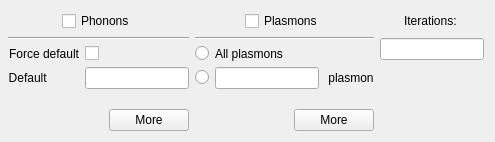
<?xml version="1.0" encoding="UTF-8"?>
<ui version="4.0">
 <class>InelasticFrame</class>
 <widget class="QWidget" name="InelasticFrame">
  <property name="geometry">
   <rect>
    <x>0</x>
    <y>0</y>
    <width>495</width>
    <height>142</height>
   </rect>
  </property>
  <property name="sizePolicy">
   <sizepolicy hsizetype="Ignored" vsizetype="Preferred">
    <horstretch>0</horstretch>
    <verstretch>0</verstretch>
   </sizepolicy>
  </property>
  <property name="minimumSize">
   <size>
    <width>0</width>
    <height>0</height>
   </size>
  </property>
  <property name="windowTitle">
   <string>Form</string>
  </property>
  <layout class="QGridLayout" name="gridLayout" rowstretch="0,0,0,0,1,0" columnstretch="0,0,0,0,0">
   <property name="leftMargin">
    <number>8</number>
   </property>
   <item row="3" column="2">
    <widget class="QRadioButton" name="rdioPlasmonSingle">
     <property name="sizePolicy">
      <sizepolicy hsizetype="Minimum" vsizetype="Fixed">
       <horstretch>0</horstretch>
       <verstretch>0</verstretch>
      </sizepolicy>
     </property>
     <property name="layoutDirection">
      <enum>Qt::RightToLeft</enum>
     </property>
     <property name="text">
      <string/>
     </property>
    </widget>
   </item>
   <item row="2" column="3">
    <widget class="QLabel" name="label_5">
     <property name="sizePolicy">
      <sizepolicy hsizetype="Fixed" vsizetype="Preferred">
       <horstretch>0</horstretch>
       <verstretch>0</verstretch>
      </sizepolicy>
     </property>
     <property name="text">
      <string>All plasmons</string>
     </property>
     <property name="alignment">
      <set>Qt::AlignLeading|Qt::AlignLeft|Qt::AlignVCenter</set>
     </property>
    </widget>
   </item>
   <item row="2" column="0">
    <widget class="QLabel" name="label_8">
     <property name="sizePolicy">
      <sizepolicy hsizetype="Fixed" vsizetype="Preferred">
       <horstretch>0</horstretch>
       <verstretch>0</verstretch>
      </sizepolicy>
     </property>
     <property name="text">
      <string>Force default</string>
     </property>
     <property name="alignment">
      <set>Qt::AlignRight|Qt::AlignTrailing|Qt::AlignVCenter</set>
     </property>
    </widget>
   </item>
   <item row="0" column="4">
    <widget class="QLabel" name="label_3">
     <property name="sizePolicy">
      <sizepolicy hsizetype="Preferred" vsizetype="Preferred">
       <horstretch>0</horstretch>
       <verstretch>0</verstretch>
      </sizepolicy>
     </property>
     <property name="text">
      <string>Iterations: </string>
     </property>
     <property name="alignment">
      <set>Qt::AlignCenter</set>
     </property>
    </widget>
   </item>
   <item row="5" column="0" colspan="2">
    <layout class="QHBoxLayout" name="horizontalLayout_5">
     <item>
      <spacer name="horizontalSpacer_6">
       <property name="orientation">
        <enum>Qt::Horizontal</enum>
       </property>
       <property name="sizeHint" stdset="0">
        <size>
         <width>0</width>
         <height>0</height>
        </size>
       </property>
      </spacer>
     </item>
     <item>
      <widget class="QPushButton" name="btnPhononMore">
       <property name="text">
        <string>More</string>
       </property>
      </widget>
     </item>
    </layout>
   </item>
   <item row="3" column="3">
    <layout class="QHBoxLayout" name="horizontalLayout_4">
     <item>
      <widget class="EditUnitsBox" name="edtPlasmonSingle">
       <property name="minimumSize">
        <size>
         <width>0</width>
         <height>0</height>
        </size>
       </property>
       <property name="maximumSize">
        <size>
         <width>16777215</width>
         <height>16777215</height>
        </size>
       </property>
       <property name="text">
        <string/>
       </property>
      </widget>
     </item>
     <item>
      <widget class="QLabel" name="label_7">
       <property name="sizePolicy">
        <sizepolicy hsizetype="Fixed" vsizetype="Preferred">
         <horstretch>0</horstretch>
         <verstretch>0</verstretch>
        </sizepolicy>
       </property>
       <property name="text">
        <string> plasmon</string>
       </property>
       <property name="alignment">
        <set>Qt::AlignLeading|Qt::AlignLeft|Qt::AlignVCenter</set>
       </property>
      </widget>
     </item>
    </layout>
   </item>
   <item row="3" column="0">
    <widget class="QLabel" name="label_4">
     <property name="sizePolicy">
      <sizepolicy hsizetype="Fixed" vsizetype="Preferred">
       <horstretch>0</horstretch>
       <verstretch>0</verstretch>
      </sizepolicy>
     </property>
     <property name="text">
      <string>Default &lt;u2&gt;</string>
     </property>
     <property name="alignment">
      <set>Qt::AlignRight|Qt::AlignTrailing|Qt::AlignVCenter</set>
     </property>
    </widget>
   </item>
   <item row="2" column="2">
    <widget class="QRadioButton" name="rdioPlasmonAll">
     <property name="sizePolicy">
      <sizepolicy hsizetype="Minimum" vsizetype="Fixed">
       <horstretch>0</horstretch>
       <verstretch>0</verstretch>
      </sizepolicy>
     </property>
     <property name="layoutDirection">
      <enum>Qt::RightToLeft</enum>
     </property>
     <property name="text">
      <string/>
     </property>
    </widget>
   </item>
   <item row="0" column="2" colspan="2">
    <layout class="QHBoxLayout" name="horizontalLayout_2">
     <item>
      <spacer name="horizontalSpacer_2">
       <property name="orientation">
        <enum>Qt::Horizontal</enum>
       </property>
       <property name="sizeType">
        <enum>QSizePolicy::Ignored</enum>
       </property>
       <property name="sizeHint" stdset="0">
        <size>
         <width>0</width>
         <height>0</height>
        </size>
       </property>
      </spacer>
     </item>
     <item>
      <widget class="QCheckBox" name="chkPlasmon">
       <property name="sizePolicy">
        <sizepolicy hsizetype="Fixed" vsizetype="Fixed">
         <horstretch>0</horstretch>
         <verstretch>0</verstretch>
        </sizepolicy>
       </property>
       <property name="layoutDirection">
        <enum>Qt::LeftToRight</enum>
       </property>
       <property name="text">
        <string>Plasmons</string>
       </property>
      </widget>
     </item>
     <item>
      <spacer name="horizontalSpacer">
       <property name="orientation">
        <enum>Qt::Horizontal</enum>
       </property>
       <property name="sizeType">
        <enum>QSizePolicy::Ignored</enum>
       </property>
       <property name="sizeHint" stdset="0">
        <size>
         <width>0</width>
         <height>0</height>
        </size>
       </property>
      </spacer>
     </item>
    </layout>
   </item>
   <item row="2" column="1">
    <widget class="QCheckBox" name="chkPhononDefault">
     <property name="text">
      <string/>
     </property>
    </widget>
   </item>
   <item row="4" column="3">
    <spacer name="verticalSpacer">
     <property name="orientation">
      <enum>Qt::Vertical</enum>
     </property>
     <property name="sizeHint" stdset="0">
      <size>
       <width>0</width>
       <height>0</height>
      </size>
     </property>
    </spacer>
   </item>
   <item row="0" column="0" colspan="2">
    <layout class="QHBoxLayout" name="horizontalLayout_3">
     <item>
      <spacer name="horizontalSpacer_4">
       <property name="orientation">
        <enum>Qt::Horizontal</enum>
       </property>
       <property name="sizeType">
        <enum>QSizePolicy::Ignored</enum>
       </property>
       <property name="sizeHint" stdset="0">
        <size>
         <width>0</width>
         <height>0</height>
        </size>
       </property>
      </spacer>
     </item>
     <item>
      <widget class="QCheckBox" name="chkPhonon">
       <property name="sizePolicy">
        <sizepolicy hsizetype="Fixed" vsizetype="Fixed">
         <horstretch>0</horstretch>
         <verstretch>0</verstretch>
        </sizepolicy>
       </property>
       <property name="layoutDirection">
        <enum>Qt::LeftToRight</enum>
       </property>
       <property name="text">
        <string>Phonons</string>
       </property>
      </widget>
     </item>
     <item>
      <spacer name="horizontalSpacer_3">
       <property name="orientation">
        <enum>Qt::Horizontal</enum>
       </property>
       <property name="sizeType">
        <enum>QSizePolicy::Ignored</enum>
       </property>
       <property name="sizeHint" stdset="0">
        <size>
         <width>0</width>
         <height>0</height>
        </size>
       </property>
      </spacer>
     </item>
    </layout>
   </item>
   <item row="3" column="1">
    <widget class="EditUnitsBox" name="edtPhononDefault">
     <property name="minimumSize">
      <size>
       <width>0</width>
       <height>0</height>
      </size>
     </property>
     <property name="maximumSize">
      <size>
       <width>16777215</width>
       <height>16777215</height>
      </size>
     </property>
     <property name="text">
      <string/>
     </property>
    </widget>
   </item>
   <item row="1" column="0" colspan="2">
    <widget class="Line" name="line">
     <property name="orientation">
      <enum>Qt::Horizontal</enum>
     </property>
    </widget>
   </item>
   <item row="1" column="2" colspan="2">
    <widget class="Line" name="line_2">
     <property name="orientation">
      <enum>Qt::Horizontal</enum>
     </property>
    </widget>
   </item>
   <item row="1" column="4" rowspan="2">
    <widget class="EditUnitsBox" name="edtIterations">
     <property name="minimumSize">
      <size>
       <width>0</width>
       <height>0</height>
      </size>
     </property>
     <property name="maximumSize">
      <size>
       <width>16777215</width>
       <height>16777215</height>
      </size>
     </property>
     <property name="text">
      <string/>
     </property>
     <property name="alignment">
      <set>Qt::AlignLeading|Qt::AlignLeft|Qt::AlignVCenter</set>
     </property>
    </widget>
   </item>
   <item row="5" column="2" colspan="2">
    <layout class="QHBoxLayout" name="horizontalLayout">
     <item>
      <spacer name="horizontalSpacer_5">
       <property name="orientation">
        <enum>Qt::Horizontal</enum>
       </property>
       <property name="sizeHint" stdset="0">
        <size>
         <width>0</width>
         <height>0</height>
        </size>
       </property>
      </spacer>
     </item>
     <item>
      <widget class="QPushButton" name="btnPlasmonMore">
       <property name="text">
        <string>More</string>
       </property>
      </widget>
     </item>
    </layout>
   </item>
  </layout>
 </widget>
 <customwidgets>
  <customwidget>
   <class>EditUnitsBox</class>
   <extends>QLineEdit</extends>
   <header>controls/editunitsbox.h</header>
  </customwidget>
 </customwidgets>
 <tabstops>
  <tabstop>chkPhonon</tabstop>
  <tabstop>chkPhononDefault</tabstop>
  <tabstop>edtPhononDefault</tabstop>
  <tabstop>btnPhononMore</tabstop>
  <tabstop>chkPlasmon</tabstop>
  <tabstop>rdioPlasmonAll</tabstop>
  <tabstop>rdioPlasmonSingle</tabstop>
  <tabstop>edtPlasmonSingle</tabstop>
  <tabstop>btnPlasmonMore</tabstop>
  <tabstop>edtIterations</tabstop>
 </tabstops>
 <resources/>
 <connections/>
</ui>
